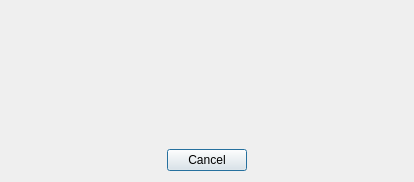
<?xml version="1.0" encoding="UTF-8"?>
<ui version="4.0">
 <class>HacWaitBox</class>
 <widget class="QDialog" name="HacWaitBox">
  <property name="geometry">
   <rect>
    <x>0</x>
    <y>0</y>
    <width>414</width>
    <height>182</height>
   </rect>
  </property>
  <layout class="QGridLayout" name="gridLayout">
   <item row="0" column="0">
    <layout class="QHBoxLayout" name="horizontalLayout_2">
     <item>
      <widget class="QLabel" name="label">
       <property name="sizePolicy">
        <sizepolicy hsizetype="Preferred" vsizetype="Expanding">
         <horstretch>1</horstretch>
         <verstretch>0</verstretch>
        </sizepolicy>
       </property>
       <property name="alignment">
        <set>Qt::AlignCenter</set>
       </property>
      </widget>
     </item>
     <item>
      <widget class="QLabel" name="label_2">
       <property name="sizePolicy">
        <sizepolicy hsizetype="Preferred" vsizetype="Expanding">
         <horstretch>3</horstretch>
         <verstretch>0</verstretch>
        </sizepolicy>
       </property>
       <property name="alignment">
        <set>Qt::AlignCenter</set>
       </property>
      </widget>
     </item>
    </layout>
   </item>
   <item row="1" column="0">
    <layout class="QHBoxLayout" name="horizontalLayout">
     <item>
      <spacer name="horizontalSpacer">
       <property name="orientation">
        <enum>Qt::Horizontal</enum>
       </property>
       <property name="sizeHint" stdset="0">
        <size>
         <width>40</width>
         <height>20</height>
        </size>
       </property>
      </spacer>
     </item>
     <item>
      <widget class="QPushButton" name="pushButton">
       <property name="text">
        <string>Cancel</string>
       </property>
      </widget>
     </item>
     <item>
      <spacer name="horizontalSpacer_2">
       <property name="orientation">
        <enum>Qt::Horizontal</enum>
       </property>
       <property name="sizeHint" stdset="0">
        <size>
         <width>40</width>
         <height>20</height>
        </size>
       </property>
      </spacer>
     </item>
    </layout>
   </item>
  </layout>
 </widget>
 <resources/>
 <connections/>
</ui>
